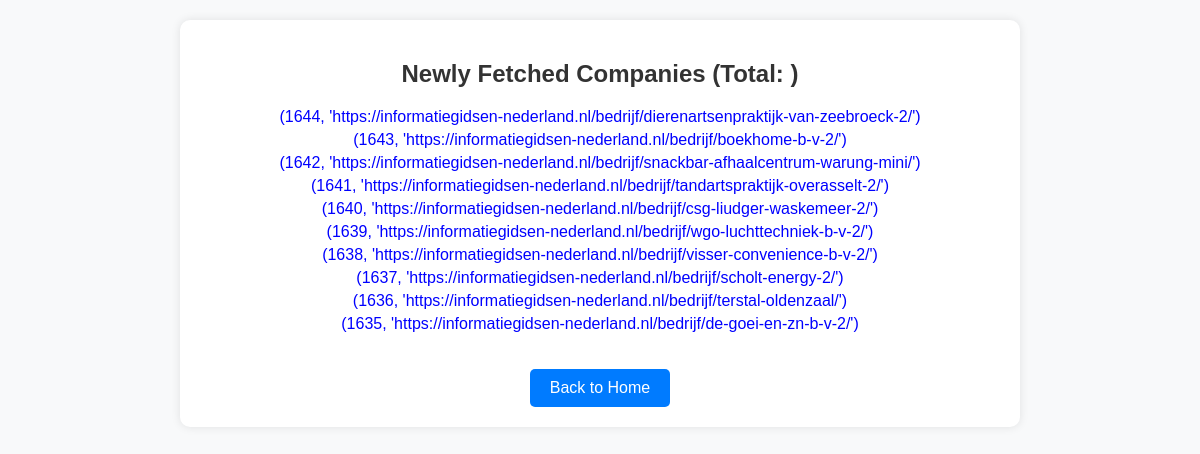
The app's page /new_records, older data.
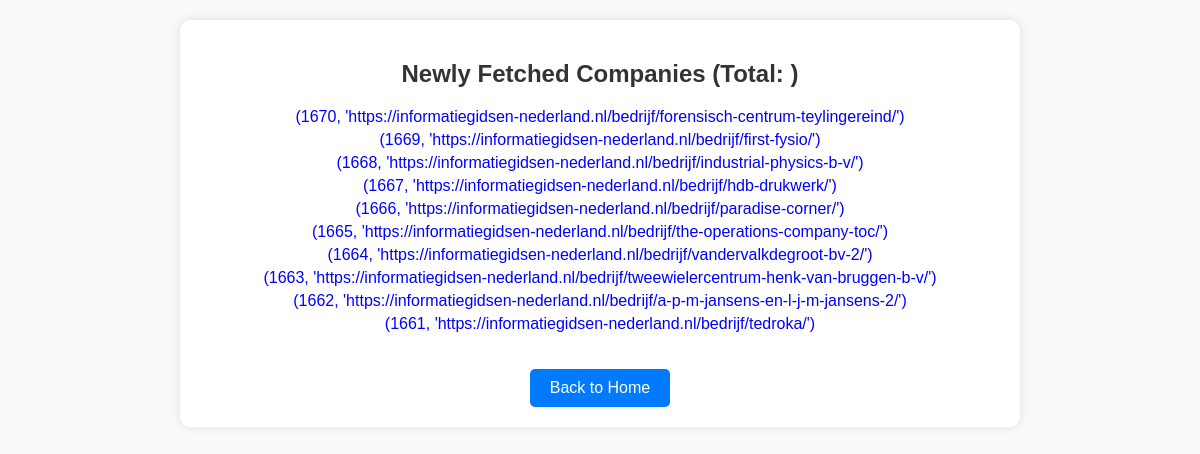
The same page, newer data.
### tables this page shows
CREATE TABLE companies (
            id INTEGER PRIMARY KEY AUTOINCREMENT,
            url TEXT UNIQUE
        );

### app.py (the view)
@app.route('/new_records')
def new_records():
    conn = sqlite3.connect("companies.db")
    cursor = conn.cursor()
    cursor.execute("SELECT id, url FROM companies ORDER BY id DESC LIMIT 10")
    new_records = cursor.fetchall()
    conn.close()
    return render_template("new_records.html", new_records=new_records)

### templates/new_records.html (shortened to what this page needs)
<!DOCTYPE html>
<html lang="en">
<head>
</head>
<body>
    <div class="container">
        <h2>Newly Fetched Companies (Total: {{ count }})</h2>
        {% if new_records %}
            <ul>
                {% for company in new_records %}
                    <li><a href="{{ company }}" target="_blank">{{ company }}</a></li>
                {% endfor %}
            </ul>
        {% else %}
            <p>No new companies found.</p>
        {% endif %}
        <a class="back-btn" href="{{ url_for('index') }}">Back to Home</a>
    </div>
</body>
</html>

Row changes from the older to the newer data that the page shows:
no longer on this page (row edited): companies: company "(1644, 'https://informatiegidsen-nederland.nl/bedrijf/dierenartsenpraktijk-van-zeebroeck-2/')"
no longer on this page (row edited): companies: company "(1643, 'https://informatiegidsen-nederland.nl/bedrijf/boekhome-b-v-2/')"
no longer on this page (row edited): companies: company "(1642, 'https://informatiegidsen-nederland.nl/bedrijf/snackbar-afhaalcentrum-warung-mini/')"
no longer on this page (row edited): companies: company "(1641, 'https://informatiegidsen-nederland.nl/bedrijf/tandartspraktijk-overasselt-2/')"
no longer on this page (row edited): companies: company "(1640, 'https://informatiegidsen-nederland.nl/bedrijf/csg-liudger-waskemeer-2/')"
no longer on this page (row edited): companies: company "(1639, 'https://informatiegidsen-nederland.nl/bedrijf/wgo-luchttechniek-b-v-2/')"
no longer on this page (row edited): companies: company "(1638, 'https://informatiegidsen-nederland.nl/bedrijf/visser-convenience-b-v-2/')"
no longer on this page (row edited): companies: company "(1637, 'https://informatiegidsen-nederland.nl/bedrijf/scholt-energy-2/')"
no longer on this page (row edited): companies: company "(1636, 'https://informatiegidsen-nederland.nl/bedrijf/terstal-oldenzaal/')"
no longer on this page (row edited): companies: company "(1635, 'https://informatiegidsen-nederland.nl/bedrijf/de-goei-en-zn-b-v-2/')"
added companies: company "(1670, 'https://informatiegidsen-nederland.nl/bedrijf/forensisch-centrum-teylingereind/')"
added companies: company "(1669, 'https://informatiegidsen-nederland.nl/bedrijf/first-fysio/')"
added companies: company "(1668, 'https://informatiegidsen-nederland.nl/bedrijf/industrial-physics-b-v/')"
added companies: company "(1667, 'https://informatiegidsen-nederland.nl/bedrijf/hdb-drukwerk/')"
added companies: company "(1666, 'https://informatiegidsen-nederland.nl/bedrijf/paradise-corner/')"
added companies: company "(1665, 'https://informatiegidsen-nederland.nl/bedrijf/the-operations-company-toc/')"
added companies: company "(1664, 'https://informatiegidsen-nederland.nl/bedrijf/vandervalkdegroot-bv-2/')"
added companies: company "(1663, 'https://informatiegidsen-nederland.nl/bedrijf/tweewielercentrum-henk-van-bruggen-b-v/')"
added companies: company "(1662, 'https://informatiegidsen-nederland.nl/bedrijf/a-p-m-jansens-en-l-j-m-jansens-2/')"
added companies: company "(1661, 'https://informatiegidsen-nederland.nl/bedrijf/tedroka/')"
